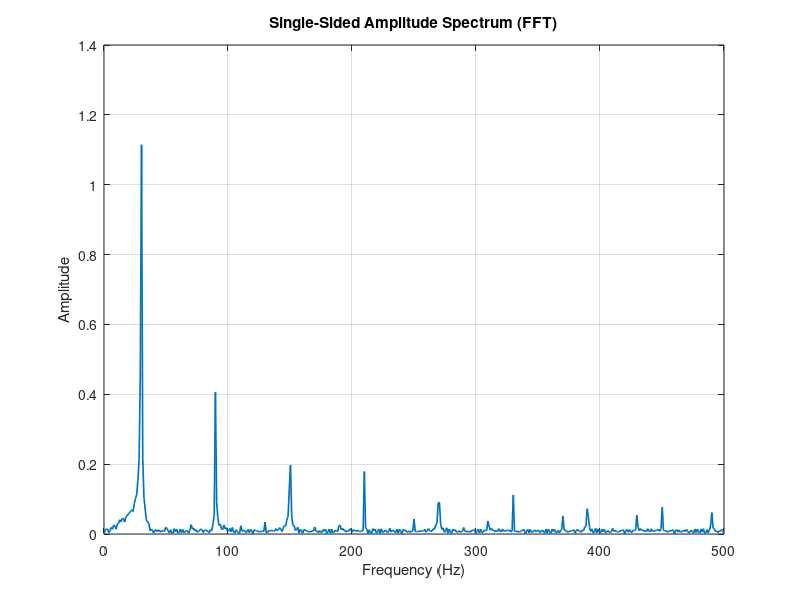

Write MATLAB code to recreate this figure.

% Example parameters (set these if not already)
fs = 1000;                % sampling frequency (Hz)
t  = 0:1/fs:1-1/fs;       % time vector (1 s)
a  = 1;                   % amplitude
pulseFrequency = 30;      % Hz
pulseSignal = a * square(2*pi*pulseFrequency.*t); % 50% duty

% FFT
L = length(pulseSignal);
nfft = 2^nextpow2(L);     % zero-pad to next pow2 (optional)
Y = fft(pulseSignal, nfft);
P2 = abs(Y)/L;            % two-sided spectrum (scaled)
P1 = P2(1:nfft/2+1);      % single-sided
P1(2:end-1) = 2*P1(2:end-1);

% Frequency vector
f = fs*(0:(nfft/2))/nfft;

% Plot single-sided amplitude spectrum
figure;
plot(f, P1, 'LineWidth', 1.2);
xlim([0 fs/2]);
xlabel('Frequency (Hz)');
ylabel('Amplitude');
title('Single-Sided Amplitude Spectrum (FFT)');
grid on;
